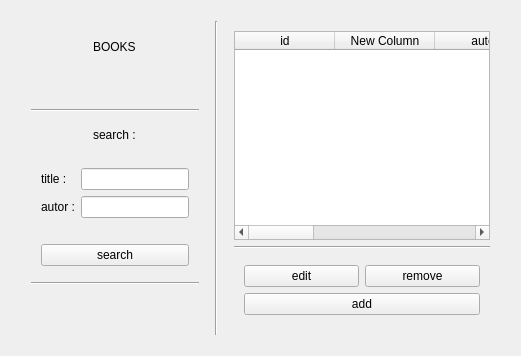
      <widget class="QWidget" name="books">
       <attribute name="title">
        <string>books</string>
       </attribute>
       <layout class="QHBoxLayout" name="horizontalLayout_5">
        <item>
         <layout class="QHBoxLayout" name="horizontalLayout_6">
          <property name="leftMargin">
           <number>10</number>
          </property>
          <property name="topMargin">
           <number>10</number>
          </property>
          <property name="rightMargin">
           <number>10</number>
          </property>
          <property name="bottomMargin">
           <number>10</number>
          </property>
          <item>
           <layout class="QVBoxLayout" name="verticalLayout_6">
            <property name="leftMargin">
             <number>10</number>
            </property>
            <property name="topMargin">
             <number>10</number>
            </property>
            <property name="rightMargin">
             <number>10</number>
            </property>
            <property name="bottomMargin">
             <number>10</number>
            </property>
            <item>
             <widget class="QWidget" name="verticalWidget_6" native="true">
              <layout class="QVBoxLayout" name="verticalLayout_8">
               <item alignment="Qt::AlignmentFlag::AlignHCenter">
                <widget class="QLabel" name="label_4">
                 <property name="text">
                  <string>BOOKS</string>
                 </property>
                </widget>
               </item>
              </layout>
             </widget>
            </item>
            <item>
             <spacer name="verticalSpacer_3">
              <property name="orientation">
               <enum>Qt::Orientation::Vertical</enum>
              </property>
              <property name="sizeHint" stdset="0">
               <size>
                <width>20</width>
                <height>40</height>
               </size>
              </property>
             </spacer>
            </item>
            <item>
             <widget class="Line" name="line_6">
              <property name="orientation">
               <enum>Qt::Orientation::Horizontal</enum>
              </property>
             </widget>
            </item>
            <item alignment="Qt::AlignmentFlag::AlignHCenter">
             <widget class="QWidget" name="verticalWidget_7" native="true">
              <layout class="QVBoxLayout" name="verticalLayout_9">
               <property name="leftMargin">
                <number>10</number>
               </property>
               <property name="topMargin">
                <number>10</number>
               </property>
               <property name="rightMargin">
                <number>10</number>
               </property>
               <property name="bottomMargin">
                <number>10</number>
               </property>
               <item>
                <widget class="QLabel" name="label_5">
                 <property name="text">
                  <string>search :</string>
                 </property>
                </widget>
               </item>
              </layout>
             </widget>
            </item>
            <item>
             <layout class="QFormLayout" name="formLayout_2">
              <property name="leftMargin">
               <number>10</number>
              </property>
              <property name="topMargin">
               <number>10</number>
              </property>
              <property name="rightMargin">
               <number>10</number>
              </property>
              <property name="bottomMargin">
               <number>10</number>
              </property>
              <item row="0" column="0">
               <widget class="QLabel" name="label_6">
                <property name="text">
                 <string>title :</string>
                </property>
               </widget>
              </item>
              <item row="1" column="0">
               <widget class="QLabel" name="label_7">
                <property name="text">
                 <string>autor :</string>
                </property>
               </widget>
              </item>
              <item row="0" column="1">
               <widget class="QLineEdit" name="book_table_title_search"/>
              </item>
              <item row="1" column="1">
               <widget class="QLineEdit" name="book_table_autor_search"/>
              </item>
             </layout>
            </item>
            <item>
             <layout class="QVBoxLayout" name="verticalLayout_10">
              <property name="leftMargin">
               <number>10</number>
              </property>
              <property name="topMargin">
               <number>10</number>
              </property>
              <property name="rightMargin">
               <number>10</number>
              </property>
              <property name="bottomMargin">
               <number>10</number>
              </property>
              <item>
               <widget class="QPushButton" name="book_table_search_btn">
                <property name="text">
                 <string>search</string>
                </property>
               </widget>
              </item>
             </layout>
            </item>
            <item>
             <widget class="Line" name="line_7">
              <property name="orientation">
               <enum>Qt::Orientation::Horizontal</enum>
              </property>
             </widget>
            </item>
            <item>
             <spacer name="verticalSpacer_4">
              <property name="orientation">
               <enum>Qt::Orientation::Vertical</enum>
              </property>
              <property name="sizeHint" stdset="0">
               <size>
                <width>20</width>
                <height>40</height>
               </size>
              </property>
             </spacer>
            </item>
           </layout>
          </item>
          <item>
           <widget class="Line" name="line_8">
            <property name="orientation">
             <enum>Qt::Orientation::Vertical</enum>
            </property>
           </widget>
          </item>
          <item>
           <layout class="QVBoxLayout" name="verticalLayout_7">
            <property name="leftMargin">
             <number>10</number>
            </property>
            <property name="topMargin">
             <number>10</number>
            </property>
            <property name="rightMargin">
             <number>10</number>
            </property>
            <property name="bottomMargin">
             <number>10</number>
            </property>
            <item>
             <widget class="QTableWidget" name="book_table">
              <column>
               <property name="text">
                <string>id</string>
               </property>
              </column>
              <column>
               <property name="text">
                <string>New Column</string>
               </property>
              </column>
              <column>
               <property name="text">
                <string>autor</string>
               </property>
              </column>
              <column>
               <property name="text">
                <string>edition</string>
               </property>
              </column>
              <column>
               <property name="text">
                <string>copies</string>
               </property>
              </column>
              <column>
               <property name="text">
                <string>aivables</string>
               </property>
              </column>
              <column>
               <property name="text">
                <string>borrow count</string>
               </property>
              </column>
             </widget>
            </item>
            <item>
             <widget class="Line" name="line_9">
              <property name="orientation">
               <enum>Qt::Orientation::Horizontal</enum>
              </property>
             </widget>
            </item>
            <item>
             <layout class="QGridLayout" name="gridLayout_2">
              <property name="leftMargin">
               <number>10</number>
              </property>
              <property name="topMargin">
               <number>10</number>
              </property>
              <property name="rightMargin">
               <number>10</number>
              </property>
              <property name="bottomMargin">
               <number>10</number>
              </property>
              <item row="0" column="0">
               <widget class="QPushButton" name="book_table_edit_btn">
                <property name="text">
                 <string>edit</string>
                </property>
               </widget>
              </item>
              <item row="0" column="1">
               <widget class="QPushButton" name="book_table_remove_table">
                <property name="text">
                 <string>remove</string>
                </property>
               </widget>
              </item>
              <item row="1" column="0" colspan="2">
               <widget class="QPushButton" name="book_table_add_btn">
                <property name="text">
                 <string>add</string>
                </property>
               </widget>
              </item>
             </layout>
            </item>
           </layout>
          </item>
         </layout>
        </item>
       </layout>
      </widget>
